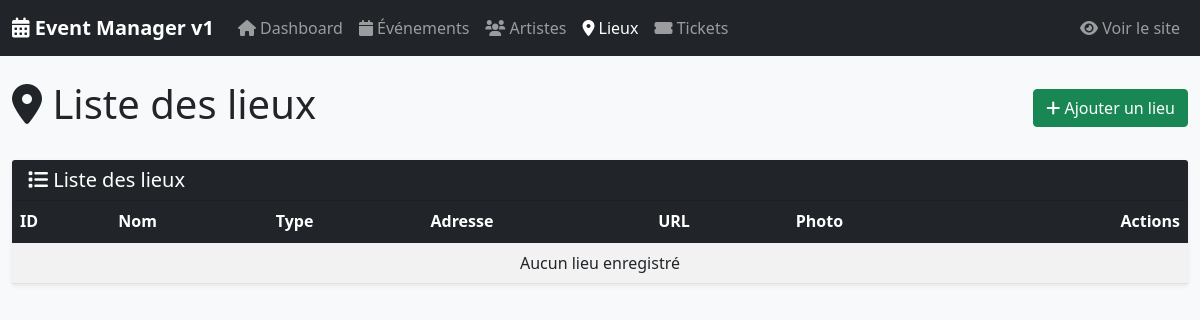
Page /admin/lieux.php?error=not_found on the earlier database version.
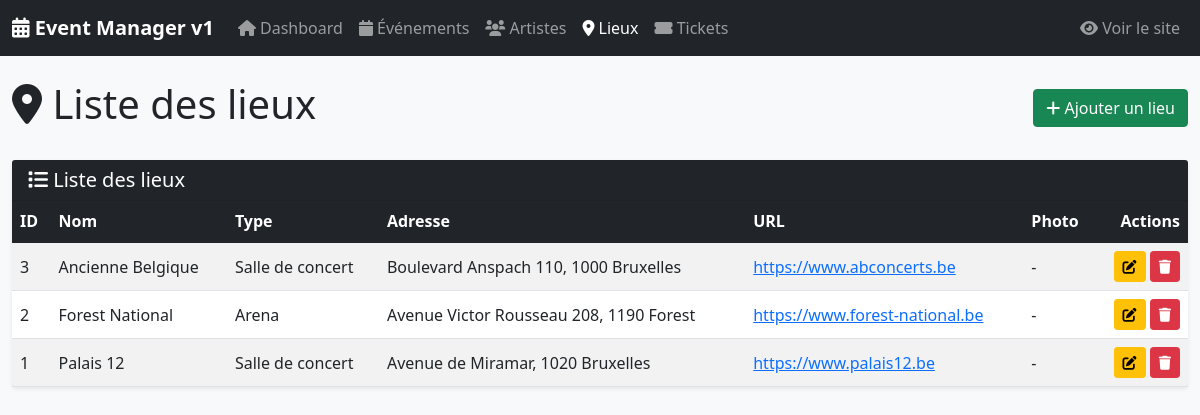
Same page on the later database version.
### tables this page shows
CREATE TABLE `venue` (
  `id_venue` int(11) NOT NULL,
  `nom` varchar(255) NOT NULL,
  `type` varchar(100) DEFAULT NULL,
  `adresse` varchar(255) DEFAULT NULL,
  `url` varchar(255) DEFAULT NULL,
  `photo` varchar(255) DEFAULT NULL
);

### classes/Venue.php (called while the page is built, shortened)
<?php
class Venue {
    private $conn;
    private $table = 'venue';
    public function __construct($db) {
        $this->conn = $db;
    }
    public function lire() {
        $query = "SELECT * FROM " . $this->table . " ORDER BY nom ASC";
        $stmt = $this->conn->prepare($query);
        $stmt->execute();
        return $stmt->fetchAll(PDO::FETCH_ASSOC);
    }
}
?>

### admin/lieux.php (the view, shortened to what this page needs)
<?php
require_once '../classes/Venue.php';
$database = new Database();
$db = $database->getConnection();
$venue = new Venue($db);
$venues = $venue->lire();
include 'includes/header.php';
?>
<div class="d-flex justify-content-between align-items-center mb-4">
    <h1><i class="fas fa-map-marker-alt"></i> Liste des lieux</h1>
    <a href="lieu_ajouter.php" class="btn btn-success">
        <i class="fas fa-plus"></i> Ajouter un lieu
    </a>
</div>
<div class="card">
    <div class="card-header bg-dark text-white">
        <h5 class="mb-0"><i class="fas fa-list"></i> Liste des lieux</h5>
    </div>
    <div class="card-body p-0">
        <div class="table-responsive">
            <table class="table table-striped mb-0 align-middle">
                <thead class="table-dark">
                    <tr>
                        <th>ID</th>
                        <th>Nom</th>
                        <th>Type</th>
                        <th>Adresse</th>
                        <th>URL</th>
                        <th>Photo</th>
                        <th class="text-end">Actions</th>
                    </tr>
                </thead>
                <tbody>
                    <?php if(empty($venues)): ?>
                    <tr>
                        <td colspan="7" class="text-center">Aucun lieu enregistré</td>
                    </tr>
                    <?php else: ?>
                    <?php foreach ($venues as $v): ?>
                    <tr>
                        <td><?= $v['id_venue'] ?></td>
                        <td><?= htmlspecialchars($v['nom']) ?></td>
                        <td><?= htmlspecialchars($v['type'] ?? '-') ?></td>
                        <td><?= htmlspecialchars($v['adresse'] ?? '-') ?></td>
                        <td>
                            <?php if (!empty($v['url'])): ?>
                                <a href="<?= htmlspecialchars($v['url']) ?>" target="_blank" class="text-primary">
                                    <?= htmlspecialchars($v['url']) ?>
                                </a>
                            <?php else: ?>
                                <span class="text-muted">-</span>
                            <?php endif; ?>
                        </td>
                        <td><?= htmlspecialchars($v['photo'] ?? '-') ?></td>
                        <td class="text-end">
                            <a href="lieu_modifier.php?id=<?= $v['id_venue'] ?>"
                               class="btn btn-warning btn-sm">
                                <i class="fas fa-edit"></i>
                            </a>
                            <a href="?supprimer=<?= $v['id_venue'] ?>"
                               class="btn btn-danger btn-sm"
                               onclick="return confirmerSuppression(this, 'lieu')">
                                <i class="fas fa-trash"></i>
                            </a>
                        </td>
                    </tr>
                    <?php endforeach; ?>
                    <?php endif; ?>
                </tbody>
            </table>
        </div>
    </div>
</div>
<?php include 'includes/footer.php'; ?>

### admin/includes/header.php (shortened to what this page needs)
<?php
$currentPage = basename($_SERVER['PHP_SELF']);
?>
<!DOCTYPE html>
<html lang="fr">
<head>
    <link href="https://cdn.jsdelivr.net/npm/bootstrap@5.1.3/dist/css/bootstrap.min.css" rel="stylesheet">
    <link href="https://cdnjs.cloudflare.com/ajax/libs/font-awesome/6.0.0/css/all.min.css" rel="stylesheet">
</head>
<body>
    <nav class="navbar navbar-expand-lg navbar-dark bg-dark">
        <div class="container-fluid">
            <a class="navbar-brand" href="index.php">
                <i class="fas fa-calendar-alt"></i> Event Manager v1
            </a>
            <div class="collapse navbar-collapse" id="navbarNav">
                <ul class="navbar-nav me-auto">
                    <li class="nav-item">
                        <a class="nav-link <?= $currentPage === 'index.php' ? 'active' : '' ?>" href="index.php">
                            <i class="fas fa-home"></i> Dashboard
                        </a>
                    </li>
                    <li class="nav-item">
                        <a class="nav-link <?= $currentPage === 'evenements.php' ? 'active' : '' ?>" href="evenements.php">
                            <i class="fas fa-calendar"></i> Événements
                        </a>
                    </li>
                    <li class="nav-item">
                        <a class="nav-link <?= $currentPage === 'artistes.php' ? 'active' : '' ?>" href="artistes.php">
                            <i class="fas fa-users"></i> Artistes
                        </a>
                    </li>
                    <li class="nav-item">
                        <a class="nav-link <?= $currentPage === 'lieux.php' ? 'active' : '' ?>" href="lieux.php">
                            <i class="fas fa-map-marker-alt"></i> Lieux
                        </a>
                    </li>
                    <li class="nav-item">
                        <a class="nav-link <?= $currentPage === 'tickets.php' ? 'active' : '' ?>" href="tickets.php">
                            <i class="fas fa-ticket-alt"></i> Tickets
                        </a>
                    </li>
                </ul>
                <div class="navbar-nav">
                    <a class="nav-link" href="../front/index.php" target="_blank">
                        <i class="fas fa-eye"></i> Voir le site
                    </a>
                </div>
            </div>
        </div>
    </nav>
    <div class="container-fluid mt-4">

### admin/includes/footer.php (shortened to what this page needs)
    </div>
</body>
</html>

### admin/includes/header.php (style rules this page uses)
.table th { background-color: #212529; color: white; }
body { background-color: #f8f9fa; }
.card { border: none; box-shadow: 0 0.125rem 0.25rem rgba(0,0,0,0.075); }
.card-header { font-weight: 600; }
.navbar-brand { font-weight: 600; }

Differences in the rows shown:
added venue: id_venue "3", nom "Ancienne Belgique", type "Salle de concert", adresse "Boulevard Anspach 110, 1000 Bruxelles", url "https://www.abconcerts.be", photo "-"
added venue: id_venue "2", nom "Forest National", type "Arena", adresse "Avenue Victor Rousseau 208, 1190 Forest", url "https://www.forest-national.be", photo "-"
added venue: id_venue "1", nom "Palais 12", type "Salle de concert", adresse "Avenue de Miramar, 1020 Bruxelles", url "https://www.palais12.be", photo "-"
Other differences:
text no longer shown: "Aucun lieu enregistré"
